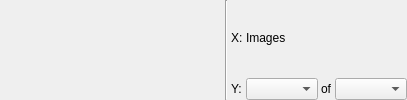
             <widget class="QWidget" name="page_PlotImg_Stat">
              <layout class="QGridLayout" name="gridLayout_26">
               <property name="leftMargin">
                <number>0</number>
               </property>
               <property name="topMargin">
                <number>0</number>
               </property>
               <property name="rightMargin">
                <number>0</number>
               </property>
               <property name="bottomMargin">
                <number>0</number>
               </property>
               <property name="spacing">
                <number>3</number>
               </property>
               <item row="0" column="0" rowspan="2">
                <spacer name="horizontalSpacer_PlotImg_Stat">
                 <property name="orientation">
                  <enum>Qt::Horizontal</enum>
                 </property>
                 <property name="sizeType">
                  <enum>QSizePolicy::Fixed</enum>
                 </property>
                 <property name="sizeHint" stdset="0">
                  <size>
                   <width>225</width>
                   <height>40</height>
                  </size>
                 </property>
                </spacer>
               </item>
               <item row="0" column="1" rowspan="2">
                <widget class="Line" name="line_PlotImg_Stat">
                 <property name="orientation">
                  <enum>Qt::Vertical</enum>
                 </property>
                </widget>
               </item>
               <item row="0" column="2">
                <widget class="QLabel" name="label_PlotImg_Stat_X">
                 <property name="sizePolicy">
                  <sizepolicy hsizetype="Maximum" vsizetype="Preferred">
                   <horstretch>0</horstretch>
                   <verstretch>0</verstretch>
                  </sizepolicy>
                 </property>
                 <property name="text">
                  <string>X:</string>
                 </property>
                </widget>
               </item>
               <item row="1" column="2">
                <widget class="QLabel" name="label_PlotImg_Stat_Y">
                 <property name="sizePolicy">
                  <sizepolicy hsizetype="Maximum" vsizetype="Preferred">
                   <horstretch>0</horstretch>
                   <verstretch>0</verstretch>
                  </sizepolicy>
                 </property>
                 <property name="text">
                  <string>Y:</string>
                 </property>
                </widget>
               </item>
               <item row="1" column="3">
                <widget class="QComboBox" name="comboBox_PlotImg_Stat_StatImg"/>
               </item>
               <item row="1" column="4">
                <widget class="QLabel" name="label_PlotImg_Stat_Y_Description_1">
                 <property name="sizePolicy">
                  <sizepolicy hsizetype="Maximum" vsizetype="Preferred">
                   <horstretch>0</horstretch>
                   <verstretch>0</verstretch>
                  </sizepolicy>
                 </property>
                 <property name="text">
                  <string>of</string>
                 </property>
                </widget>
               </item>
               <item row="1" column="5">
                <widget class="QComboBox" name="comboBox_PlotImg_Stat_StatComp"/>
               </item>
               <item row="0" column="3" colspan="3">
                <widget class="QLabel" name="label_PlotImg_Stat_X_Description">
                 <property name="text">
                  <string>Images</string>
                 </property>
                </widget>
               </item>
              </layout>
             </widget>
